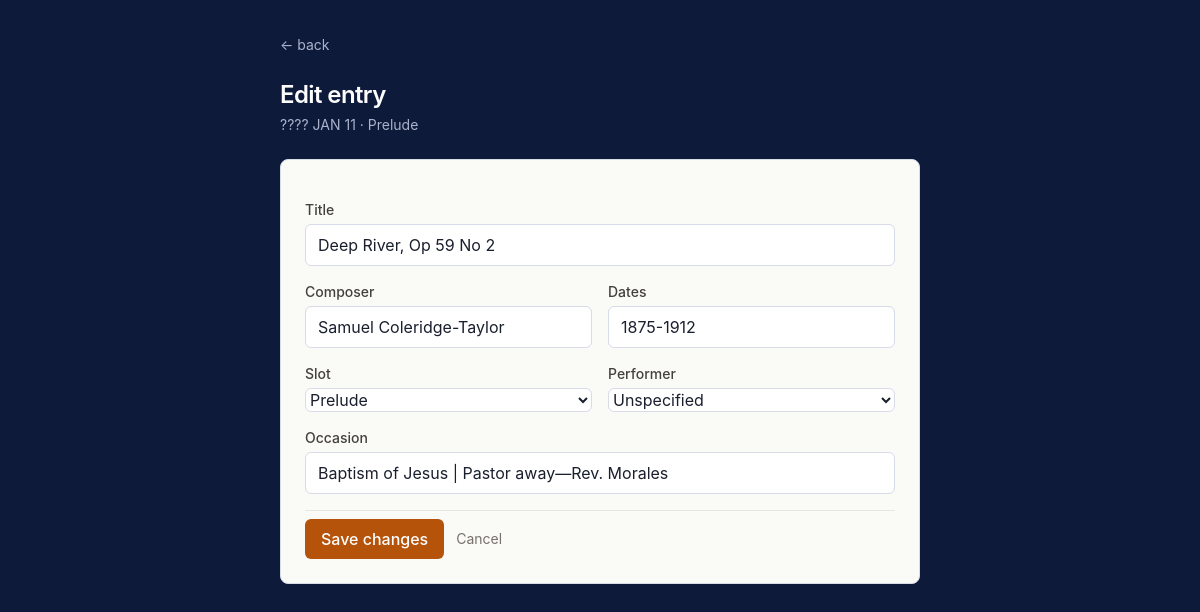
/edit/142?from=/piece/Deep River, Op 59 No 2, run on the app's committed database.
### tables this page shows
CREATE TABLE pieces (
            id INTEGER PRIMARY KEY AUTOINCREMENT,
            season TEXT, lectionary_year TEXT, calendar_year INTEGER,
            date TEXT, occasion TEXT, slot TEXT, performer TEXT,
            chosen_by TEXT, title TEXT, composer TEXT, composer_dates TEXT,
            hymn_no TEXT, flag TEXT, source_file TEXT,
            status TEXT DEFAULT 'played'
        , library_only INTEGER DEFAULT 0);

### music_picker/routes.py (the view, shortened to what this page needs)
@bp.route('/edit/<int:piece_id>', methods=['GET', 'POST'])
def edit(piece_id):
    row = get_db().execute("SELECT * FROM pieces WHERE id = ?", (piece_id,)).fetchone()
    if not row:
        abort(404)
    back_url = request.args.get('from') or request.form.get('from') or url_for('main.index')
    return render_template('edit.html', row=row, slots=SLOTS, performers=PERFORMERS, back_url=back_url)

### music_picker/db.py (called while the page is built)
def get_db():
    if 'db' not in g:
        g.db = sqlite3.connect(current_app.config['DB_PATH'])
        g.db.row_factory = sqlite3.Row
    return g.db

### music_picker/templates/edit.html (shortened to what this page needs)
<!doctype html>
<html lang="en">
<head>
  <script src="https://cdn.tailwindcss.com"></script>
</head>
<body>
<div class="max-w-2xl mx-auto px-4 py-8">
  <a href="{{ back_url }}" class="text-on-dark-muted hover:text-on-dark text-sm mb-6 inline-block">← back</a>
  <h1 class="text-2xl font-semibold tracking-tight mb-1 text-on-dark">Edit entry</h1>
  <p class="text-on-dark-muted mb-6 text-sm">{{ row.calendar_year or '????' }} {{ row.date }} · {{ row.slot }}</p>
  <form method="post" class="space-y-4 card p-6">
    <div>
      <label class="block text-sm font-medium text-stone-700 mb-1">Title</label>
      <input type="text" name="title" value="{{ row.title or '' }}" class="w-full">
    </div>
    <div class="grid grid-cols-2 gap-4">
      <div>
        <label class="block text-sm font-medium text-stone-700 mb-1">Composer</label>
        <input type="text" name="composer" value="{{ row.composer or '' }}" class="w-full">
      </div>
      <div>
        <label class="block text-sm font-medium text-stone-700 mb-1">Dates</label>
        <input type="text" name="composer_dates" value="{{ row.composer_dates or '' }}" placeholder="e.g. 1685-1750" class="w-full">
      </div>
    </div>
    <div class="grid grid-cols-2 gap-4">
      <div>
        <label class="block text-sm font-medium text-stone-700 mb-1">Slot</label>
        <select name="slot" class="w-full">
          {% for s in slots %}<option value="{{ s }}" {% if s == row.slot %}selected{% endif %}>{{ s }}</option>{% endfor %}
        </select>
      </div>
      <div>
        <label class="block text-sm font-medium text-stone-700 mb-1">Performer</label>
        <select name="performer" class="w-full">
          {% for p in performers %}<option value="{{ p }}" {% if p == row.performer %}selected{% endif %}>{{ p }}</option>{% endfor %}
        </select>
      </div>
    </div>
    <div>
      <label class="block text-sm font-medium text-stone-700 mb-1">Occasion</label>
      <input type="text" name="occasion" value="{{ row.occasion or '' }}" class="w-full">
    </div>
    <div class="pt-2 border-t border-stone-200 flex items-center gap-3">
      <button type="submit" class="btn-primary">Save changes</button>
      <a href="{{ back_url }}" class="text-stone-500 hover:text-stone-800 text-sm">Cancel</a>
    </div>
  </form>
</div>
</body>
</html>

### music_picker/templates/edit.html (style rules this page uses)
:root { --bg-page: #0d1a3a; --bg-page-edge: #081f62; --bg-card: #fafaf7; --bg-card-hover: #f3f4ed; --bg-card-subtle: #ebede2; --border-card: #d8dbe8; --text-on-dark: #fefefe; --text-on-dark-muted: #aab2cc; --text-primary: #1a1f2e; --text-secondary: #4b5563; --text-muted: #6b7280; --text-faint: #9ca3af; --accent-action: #b45309; --accent-action-hover: #92400e; --accent-action-soft-bg: #fef3c7; --season-advent: #7c3aed; --season-advent-bg: #f5f3ff; --season-epiphany: #0891b2; --season-epiphany-bg: #ecfeff; --season-lent: #6b21a8; --season-lent-bg: #faf5ff; --season-easter: #b45309; --season-easter-bg: #fef3c7; --season-pentecost:#15803d; --season-pentecost-bg:#f0fdf4; --library-fg: #92400e; --library-bg: #fef3c7; --library-border: #fde68a; --notice-success-bg: #d1fae5; --notice-success-fg: #065f46; --notice-success-border: #6ee7b7; --notice-warn-bg: #fef3c7; --notice-warn-fg: #78350f; --notice-warn-border: #fcd34d; --danger-fg: #b91c1c; --danger-bg: #fee2e2; --danger-border: #fca5a5; }
body { font-family: -apple-system, BlinkMacSystemFont, 'Segoe UI', sans-serif; background: var(--bg-page); color: var(--text-primary); min-height: 100vh; }
.card { background: var(--bg-card); border: 1px solid var(--border-card); border-radius: 0.5rem; }
.text-on-dark { color: var(--text-on-dark); }
.text-on-dark-muted { color: var(--text-on-dark-muted); }
.btn-primary { background: var(--accent-action); color: var(--text-on-dark); padding: 0.5rem 1rem; border-radius: 0.375rem; font-weight: 500; display: inline-block; transition: background 0.15s; }
input[type="text"], input[type="number"], select, textarea { background: #fff; border: 1px solid var(--border-card); color: var(--text-primary); border-radius: 0.375rem; padding: 0.5rem 0.75rem; }

### data on the page
pieces: date "JAN 11", slot "Prelude", title "Deep River, Op 59 No 2", composer "Samuel Coleridge-Taylor", composer_dates "1875-1912", performer "Unspecified", occasion "Baptism of Jesus | Pastor away—Rev. Morales"

### other printed values
{{ row.calendar_year or '????' }} "????"
